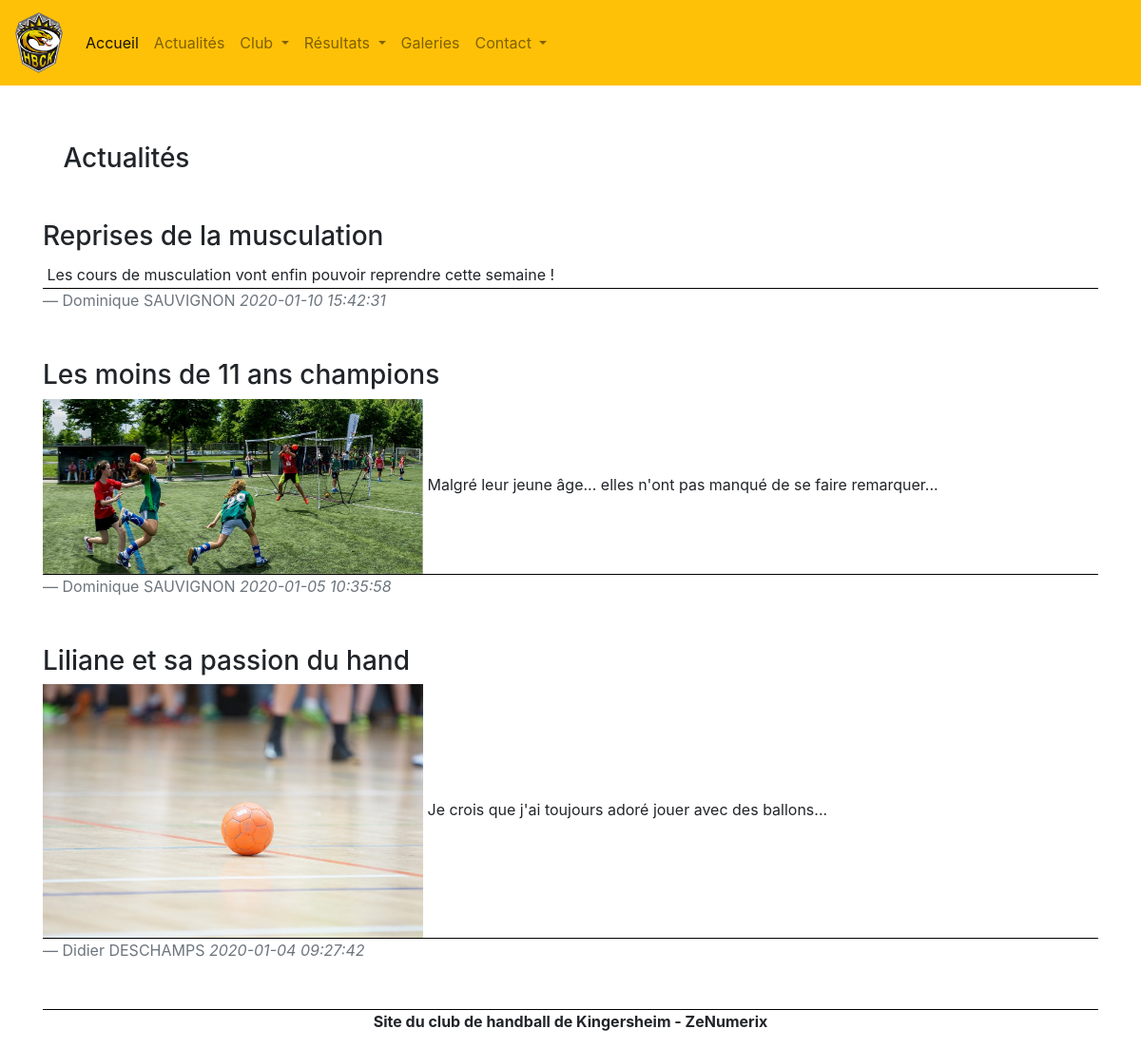
Page /src/body/article.php?page=1 on the committed database.
### tables this page shows
CREATE TABLE `article` (
  `art_id` int(11) NOT NULL,
  `art_titre` varchar(255) NOT NULL,
  `art_contenu` longtext NOT NULL,
  `art_auteur_id` int(11) NOT NULL,
  `art_photo_id` int(11) DEFAULT NULL,
  `art_actif` int(1) NOT NULL,
  `art_created_at` datetime NOT NULL,
  `art_updated_at` datetime DEFAULT NULL,
  `art_deleted_at` datetime DEFAULT NULL
);

CREATE TABLE `personne` (
  `per_id` int(11) NOT NULL,
  `per_nom` varchar(255) NOT NULL,
  `per_prenom` varchar(255) DEFAULT NULL,
  `per_date_nais` date DEFAULT NULL,
  `per_lieu_nais` varchar(255) DEFAULT NULL,
  `per_sexe` tinyint(50) NOT NULL,
  `per_mail` varchar(255) NOT NULL,
  `per_mdp` varchar(50) NOT NULL,
  `per_admin` int(1) NOT NULL DEFAULT '0',
  `per_redac` int(1) NOT NULL DEFAULT '0',
  `per_contact_ext` int(1) NOT NULL DEFAULT '0',
  `per_created_at` datetime NOT NULL,
  `per_updated_at` datetime DEFAULT NULL,
  `per_deleted_at` datetime DEFAULT NULL
);

CREATE TABLE `photo` (
  `pho_id` int(11) NOT NULL,
  `pho_nom` varchar(255) NOT NULL,
  `pho_album_id` int(255) NOT NULL,
  `pho_created_at` datetime NOT NULL,
  `pho_updated_at` datetime DEFAULT NULL,
  `pho_deleted_at` datetime DEFAULT NULL
);

### src/class/ArticleBase.php (called while the page is built, shortened)
<?php
class ArticleBase
{
    public function getPhotoDeArticle($db, $id)
    {
        $o_rpa = $db->prepare("SELECT pho_nom FROM photo
                               INNER JOIN article
                               ON photo.pho_id = article.art_photo_id
                               WHERE art_id = :id");
        $o_rpa->bindParam(':id', $id);
        $o_rpa->execute();
        $photo = $o_rpa->fetchAll(PDO::FETCH_ASSOC);
        return $photo;
    }
    public function getAuteurDeArticle($db, $id)
    {
        $o_rpa = $db->prepare("SELECT per_nom, per_prenom FROM personne
                                   INNER JOIN article
                                   ON personne.per_id = article.art_auteur_id
                                   WHERE per_id = :id");
        $o_rpa->bindParam(':id', $id);
        $o_rpa->execute();
        $auteur = $o_rpa->fetchAll(PDO::FETCH_ASSOC);
        return $auteur;
    }
    public function getPage5Articles($db, $debut, $limite)
    {
        $o_ra = $db->prepare("SELECT * FROM article where art_deleted_at is null ORDER BY art_id DESC LIMIT :debut, :limite");
        $o_ra->bindValue('debut', $debut, PDO::PARAM_INT);
        $o_ra->bindValue('limite', $limite, PDO::PARAM_INT);
        $o_ra->execute();
        $row = $o_ra->fetchAll();
        return $row;
    }
}

### src/body/article.php (the view, shortened to what this page needs)
<?php
require_once '../class/ArticleBase.php';
$o_pdo = new Database();
$o_conn = $o_pdo->makeConnect();
$numpage = (!empty($_GET['page']) ? $_GET['page'] : 1);
$limite = 3;
$debut = ($numpage - 1) * $limite;
$articles = new ArticleBase();
$list5ArticlesActifs = $articles->getPage5Articles($o_conn, $debut, $limite);
include('../includes/head.php');
include('../includes/header.php');
?>
<div class="container">
    <h3> &ensp; Actualités</h3><br>
    <div class="">
        <?php for ($incrArt = 0; $incrArt < count($list5ArticlesActifs); $incrArt++) {
            $photoArticle = $articles->getPhotoDeArticle($o_conn, $list5ArticlesActifs[$incrArt]['art_photo_id']);
            $auteurArticle = $articles->getAuteurDeArticle($o_conn, $list5ArticlesActifs[$incrArt]['art_auteur_id'])
        ?>
            <div class="article-block">
                <h3><?php echo $list5ArticlesActifs[$incrArt]['art_titre'] ?></h3>
                <img class="article-photo" src="../../resources/galerie/<?php echo $photoArticle[0]['pho_nom'] ?>" alt="">
                <p class="article-contenu"><?php echo $list5ArticlesActifs[$incrArt]['art_contenu'] ?></p>
                <blockquote class="blockquote">
                    <footer class="blockquote-footer"><?php echo $auteurArticle[0]['per_prenom'] . " " . $auteurArticle[0]['per_nom'] ?>
                        <cite title="Source Title"><?php echo $list5ArticlesActifs[$incrArt]['art_created_at'] ?></cite></footer>
                </blockquote>
            </div>
        <?php } ?>
    </div>
    <?php
    include('../includes/footer.php');
    ?>

### src/css/style.css (style rules this page uses)
.article-block { margin-bottom: 50px; }
.article-photo { width: 400px; }
.article-contenu { display: inline; }
.blockquote { display: inline; }
footer { border-top: 1px solid black; }

### rows in the picture
article: art_titre "Reprises de la musculation", art_contenu "Les cours de musculation vont enfin pouvoir reprendre cette semaine !", art_auteur.per_prenom "Dominique", art_auteur.per_nom "SAUVIGNON", art_created_at "2020-01-10 15:42:31"
article: art_titre "Les moins de 11 ans champions", art_photo.pho_nom (picture), art_contenu "Malgré leur jeune âge... elles n'ont pas manqué de se faire remarquer...", art_auteur.per_prenom "Dominique", art_auteur.per_nom "SAUVIGNON", art_created_at "2020-01-05 10:35:58"
article: art_titre "Liliane et sa passion du hand", art_photo.pho_nom (picture), art_contenu "Je crois que j'ai toujours adoré jouer avec des ballons...", art_auteur.per_prenom "Didier", art_auteur.per_nom "DESCHAMPS", art_created_at "2020-01-04 09:27:42"
